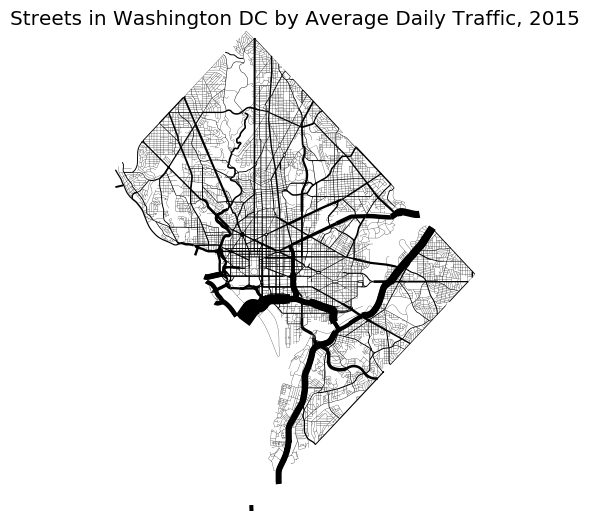

Source code (Python):
import geopandas as gpd
import geoplot as gplt
import geoplot.crs as gcrs
import matplotlib.pyplot as plt

# load the data
dc_roads = gpd.read_file(gplt.datasets.get_path('dc_roads'))

gplt.sankey(
    dc_roads, projection=gcrs.AlbersEqualArea(),
    scale='aadt', limits=(0.1, 10), color='black'
)

plt.title("Streets in Washington DC by Average Daily Traffic, 2015")
plt.savefig("dc-street-network.png", bbox_inches='tight', pad_inches=0.1)
